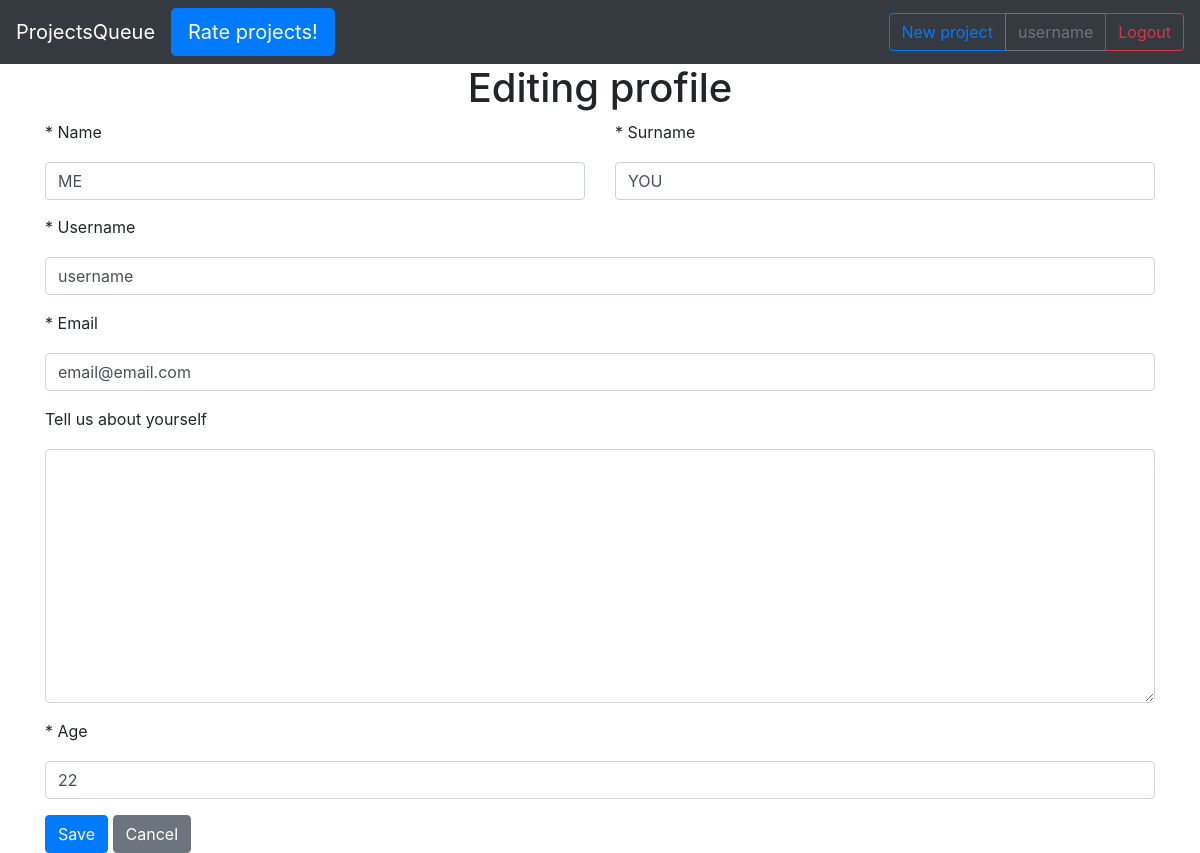
Screenshot of /user/username/edit (signed in) with the database file from the repository.
### models.py (models this page shows, shortened)
class User(SqlAlchemyBase, UserMixin):
    __tablename__ = 'users'
    id = sqlalchemy.Column(sqlalchemy.Integer, primary_key=True, autoincrement=True)
    name = sqlalchemy.Column(sqlalchemy.String, nullable=True)
    surname = sqlalchemy.Column(sqlalchemy.String, nullable=True)
    username = sqlalchemy.Column(sqlalchemy.String, unique=True)
    email = sqlalchemy.Column(sqlalchemy.String, unique=True)
    hashed_password = sqlalchemy.Column(sqlalchemy.String, nullable=True)
    description = sqlalchemy.Column(sqlalchemy.String, nullable=True)
    country = sqlalchemy.Column(sqlalchemy.String, nullable=True)
    age = sqlalchemy.Column(sqlalchemy.Integer)
    register_date = sqlalchemy.Column(sqlalchemy.DateTime)
    prjcts = sqlalchemy.Column(sqlalchemy.String)

### user_profile.py (the view, shortened to what this page needs)
@blueprint.route('/<string:username>/edit', methods=['GET', 'POST'])
@login_required
def edit_user(username):
    form = EditUserForm()
    if request.method == 'GET':
        user_obj = get_user(username)  # type: User
        if user_obj:
            if user_obj.id == current_user.id:
                form.name.data = user_obj.name
                form.surname.data = user_obj.surname
                form.username.data = user_obj.username
                form.email.data = user_obj.email
                form.description.data = user_obj.description
                form.age.data = user_obj.age
            else:
                return redirect(f'/user/{{username}}')
        else:
            abort(404)
    return render_template('edit_user_profile.html', title='Editing profile', form=form,
                           username=username)

### forms.py
class EditUserForm(UserForm):
    submit = SubmitField('Save')

### db_session.py (called while the page is built)
def create_session() -> Session:
    global __factory
    return __factory()

### main.py (called while the page is built)
@login_manager.user_loader
def load_user(user_id):
    sesion = db_session.create_session()
    return sesion.query(User).get(user_id)

@app.before_request
def before_req():
    print(current_user.is_authenticated)

### user_profile.py (called while the page is built)
def get_user(username):
    sesion = db_session.create_session()
    user_obj = sesion.query(User).filter_by(username=username).first()
    sesion.close()
    return user_obj

### templates/edit_user_profile.html (shortened to what this page needs)
{% extends "base.html" %}
{% block content %}
<div align="center">
    <h1 class="name-text">Editing profile</h1>
</div>
    <form method="post" action="" novalidate>
        <div class="row">
    <div class="col">
        <label class="forms-label-text lab">{{form.name.label}}</label>
        {{form.name(class="forms-input form-control")}}
    </div>
    <div class="col">
        <label class="forms-label-text lab">{{form.surname.label}}</label>
        {{form.surname(class="forms-input form-control")}}
    </div>
  </div>
    <div class="form-group">
        <label class="forms-label-text lab">{{form.username.label}}</label>
        {{form.username(class="forms-input form-control")}}
    </div>
    <div class="form-group">
        <label class="forms-label-text lab">{{form.email.label}}</label>
        {{form.email(class="forms-input form-control")}}
    </div>
    <div class="form-group">
        <label class="forms-label-text lab">{{form.description.label}}</label>
        {{form.description(class="forms-input form-control")}}
    </div>
    <div class="form-group">
        <label class="forms-label-text lab">{{form.age.label}}</label>
        {{form.age(class="forms-input form-control")}}
    </div>
    {{ form.submit(type="submit", class="btn btn-primary") }}
    <a type="button" class="btn btn-secondary" href="/user/{{username}}">Cancel</a>
</form>
{% endblock %}

### templates/base.html (shortened to what this page needs)
<!doctype html>
<html lang="en">
<head>
    <link rel="stylesheet"
          href="https://stackpath.bootstrapcdn.com/bootstrap/4.4.1/css/bootstrap.min.css"
>
    <link rel="stylesheet" href="{{ url_for('static', filename='css/style.css') }}">
    <link rel="stylesheet" href="https://cdnjs.cloudflare.com/ajax/libs/font-awesome/4.7.0/css/font-awesome.min.css">
</head>
<body>
<header>
    <nav class="navbar navbar-expand-lg navbar-dark bg-dark">
        <a class="navbar-brand" href="/">ProjectsQueue</a>
        {% if current_user.is_authenticated %}
        <div class="text-center">
            <a href="/rank-projects" class="btn btn-primary btn-lg btn-block">Rate projects!</a>
        </div>
        {% endif %}
        {% if current_user.is_authenticated %}
        <div class="btn-group">
            <a class="btn btn-outline-primary" href="/project/register">New project</a>
            <a class="btn btn-outline-secondary" href="/user/{{current_user.username}}">{{current_user.username}}</a>
            <a class="btn btn-outline-danger" href="/logout">Logout</a>
        </div>
        {% else %}
        <div class="btn-group">
            <a class="btn btn-outline-info" href="/register">Register</a>
            <a class="btn btn-outline-info" href="/login">Login</a>
        </div>
        {% endif %}
    </nav>
</header>
<main role="main" class="container">
    {% block content %}{% endblock %}
</main>
</body>
</html>

### static/css/style.css (style rules this page uses)
.form-control { margin-bottom:15px; }
.lab { margin-bottom:10px; }

### rows the page displays
User: username "username", name "ME", surname "YOU", email "email@email.com", age "22"
